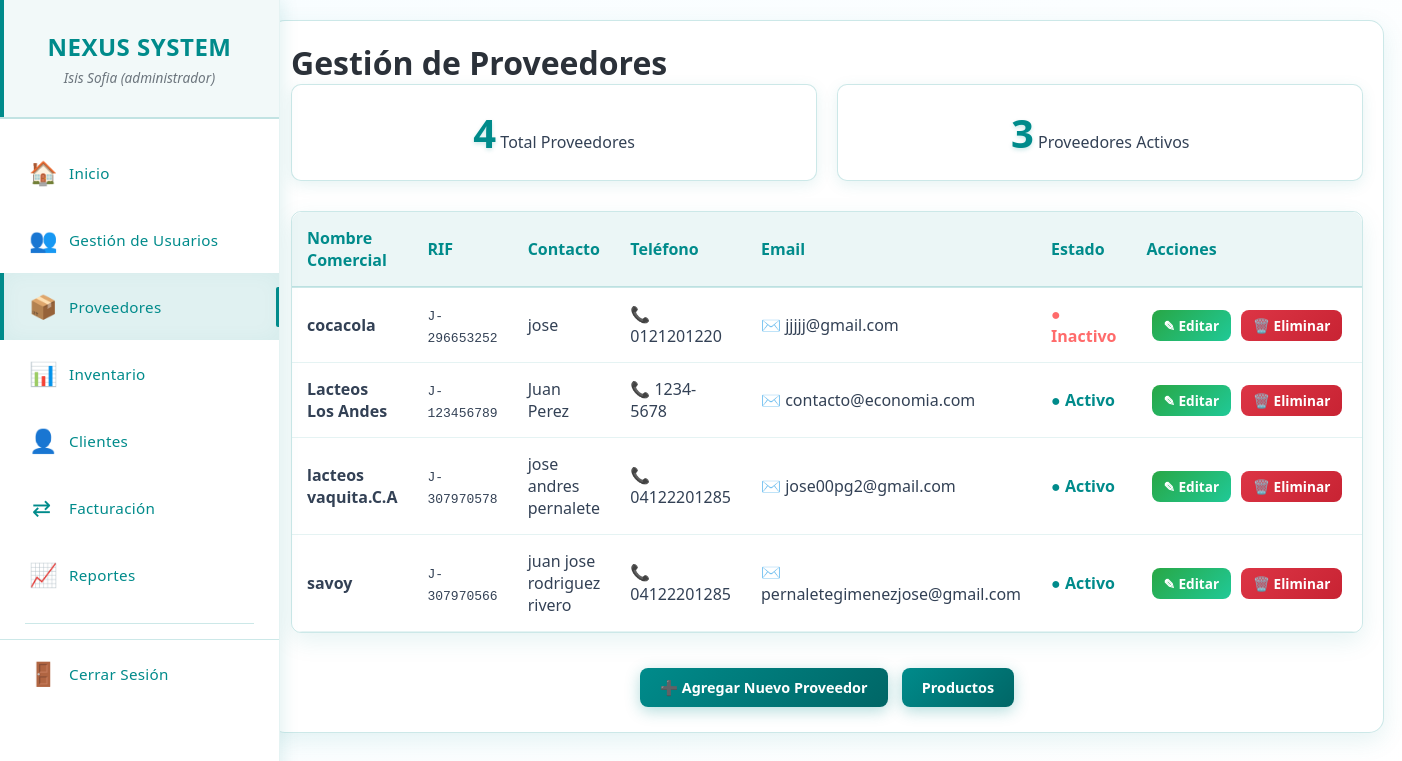
The page /proveedores.php (signed in) on the database as committed earlier.
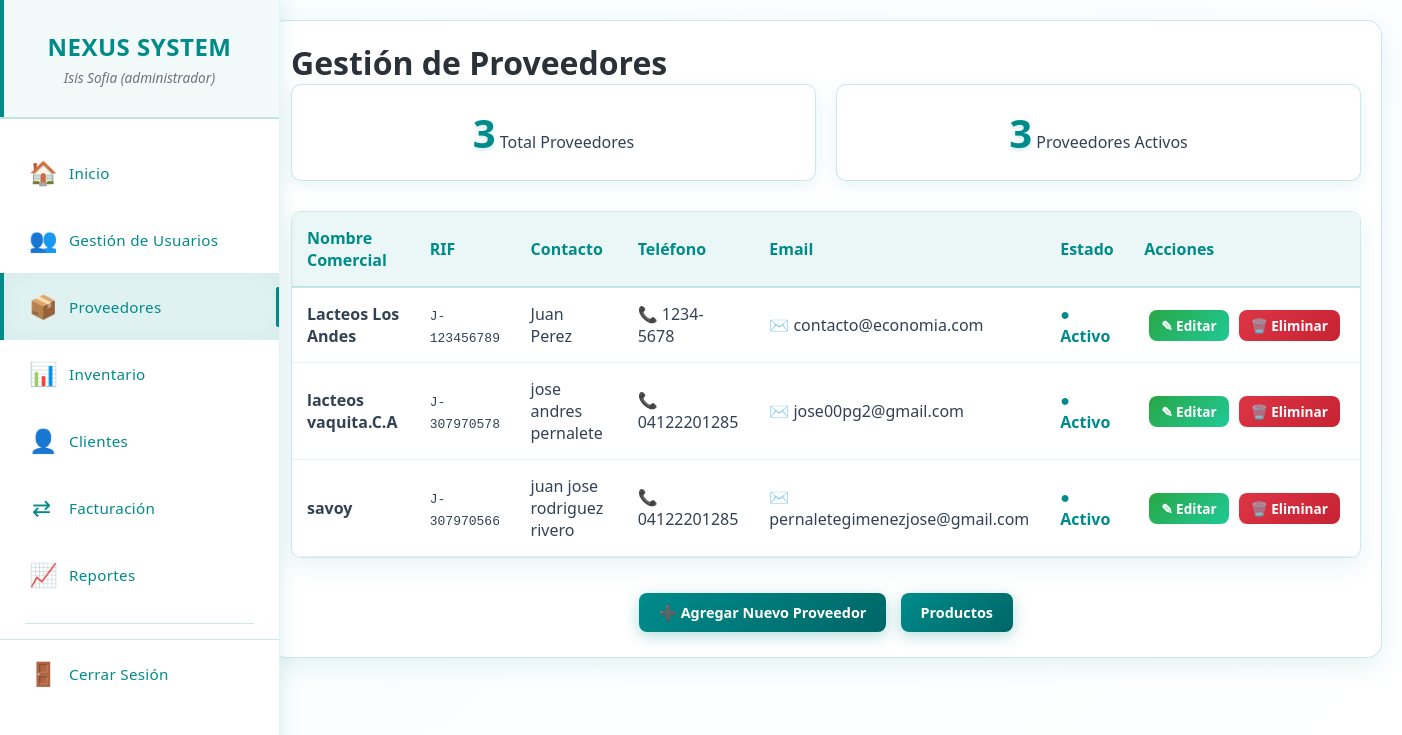
The same page on the database as committed later.
### tables this page shows
CREATE TABLE `proveedores` (
  `id_proveedor` int(11) NOT NULL,
  `nombres` varchar(255) NOT NULL,
  `nombre_comercial` varchar(255) NOT NULL,
  `rif` varchar(20) NOT NULL,
  `telefono` varchar(20) DEFAULT NULL,
  `email` varchar(100) DEFAULT NULL,
  `direccion` text DEFAULT NULL,
  `estado` enum('activo','inactivo') DEFAULT 'activo',
  `registro` timestamp NOT NULL DEFAULT current_timestamp(),
  `actualizacion` timestamp NOT NULL DEFAULT current_timestamp() ON UPDATE current_timestamp()
);

### proveedores.php (the view, shortened to what the changed rows need)
<?php
require_once 'conexion.php';
try {
    $sql = "SELECT * FROM proveedores ORDER BY nombre_comercial";
    $stmt = $pdo->query($sql);
    $proveedores = $stmt->fetchAll(PDO::FETCH_ASSOC);
    $total_proveedores = count($proveedores);
} catch (PDOException $e) {
    die("Error al consultar proveedores: " . $e->getMessage());
}
 require_once 'menu.php';
?>
<!DOCTYPE html>
<html lang="es">
<head>
    <link rel="stylesheet" href="css/proveedores.css">
</head>
<body>
   <main class="main-content">
        <div class="content-wrapper">
            <div class="container">
                <div class="page-header">
                    <h1 class="page-title"> Gestión de Proveedores</h1>
                </div>
                <div class="stats-container">
                    <div class="stat-card">
                        <span class="stat-number"><?php echo $total_proveedores; ?></span>
                        <span class="stat-label">Total Proveedores</span>
                    </div>
                </div>
                <?php if ($total_proveedores > 0): ?>
                    <div class="table-container">
                        <table class="table">
                            <thead>
                                <tr>
                                    <th>Nombre Comercial</th>
                                    <th>RIF</th>
                                    <th>Contacto</th>
                                    <th>Teléfono</th>
                                    <th>Email</th>
                                    <th>Estado</th>
                                    <th>Acciones</th>
                                </tr>
                            </thead>
                            <tbody>
                                <?php foreach ($proveedores as $row): ?>
                                    <tr>
                                        <td>
                                            <strong><?php echo htmlspecialchars($row['nombre_comercial']); ?></strong>
                                        </td>
                                        <td><code><?php echo htmlspecialchars($row['rif']); ?></code></td>
                                        <td><?php echo htmlspecialchars($row['nombres']); ?></td>
                                        <td>
                                            <?php if ($row['telefono']): ?>
                                                📞 <?php echo htmlspecialchars($row['telefono']); ?>
                                            <?php else: ?>
                                                <span style="color: #6c757d; font-style: italic;">No especificado</span>
                                            <?php endif; ?>
                                        </td>
                                        <td>
                                            <?php if ($row['email']): ?>
                                                ✉️ <?php echo htmlspecialchars($row['email']); ?>
                                            <?php else: ?>
                                                <span style="color: #6c757d; font-style: italic;">No especificado</span>
                                            <?php endif; ?>
                                        </td>
                                        <td>
                                            <?php if ($row['estado'] == 'activo'): ?>
                                                <span class="estado-activo">● Activo</span>
                                            <?php else: ?>
                                                <span class="estado-inactivo">● Inactivo</span>
                                            <?php endif; ?>
                                        </td>
                                        <td style="white-space: nowrap;">
                                            <?php
                                            if (isset($row['id_proveedor'])) {
                                                echo '<a href="editar_proveedor.php?id=' . $row['id_proveedor'] . '" class="btn btn-success btn-sm">✎ Editar</a>';
                                                echo '<a href="eliminar_proveedor.php?id=' . $row['id_proveedor'] . '" class="btn btn-danger btn-sm" onclick="return confirm(\'¿Estás seguro de eliminar este proveedor?\')">🗑️ Eliminar</a>';
                                            } else {
                                                echo '<span style="color: red; font-size: 0.8em;">Error: ID no encontrado</span>';
                                            }
                                            ?>
                                        </td>
                                    </tr>
                                <?php endforeach; ?>
                            </tbody>
                        </table>
                    </div>
                <?php endif; ?>
            </div>
        </div>
  </div>
</body>
</html>

Rows that differ between the two databases and show on the page:
removed proveedores: nombre_comercial "cocacola", rif "J-296653252", nombres "jose", telefono "0121201220", email "jjjjj@gmail.com", estado "● Inactivo"
Other text that changed with them:
$total_proveedores: "4" → "3"
